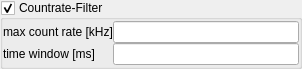
<?xml version="1.0" encoding="UTF-8"?>
<ui version="4.0">
 <class>Form</class>
 <widget class="QWidget" name="Form">
  <property name="geometry">
   <rect>
    <x>0</x>
    <y>0</y>
    <width>302</width>
    <height>69</height>
   </rect>
  </property>
  <property name="windowTitle">
   <string>Form</string>
  </property>
  <layout class="QVBoxLayout" name="verticalLayout">
   <property name="spacing">
    <number>0</number>
   </property>
   <property name="leftMargin">
    <number>0</number>
   </property>
   <property name="topMargin">
    <number>0</number>
   </property>
   <property name="rightMargin">
    <number>0</number>
   </property>
   <property name="bottomMargin">
    <number>0</number>
   </property>
   <item>
    <widget class="QGroupBox" name="groupBox_2">
     <property name="enabled">
      <bool>true</bool>
     </property>
     <property name="title">
      <string>Countrate-Filter</string>
     </property>
     <property name="checkable">
      <bool>true</bool>
     </property>
     <property name="checked">
      <bool>true</bool>
     </property>
     <layout class="QGridLayout" name="gridLayout_2">
      <property name="leftMargin">
       <number>0</number>
      </property>
      <property name="topMargin">
       <number>0</number>
      </property>
      <property name="rightMargin">
       <number>0</number>
      </property>
      <property name="bottomMargin">
       <number>0</number>
      </property>
      <property name="horizontalSpacing">
       <number>-1</number>
      </property>
      <property name="verticalSpacing">
       <number>0</number>
      </property>
      <item row="0" column="0">
       <widget class="QWidget" name="widget" native="true">
        <property name="enabled">
         <bool>true</bool>
        </property>
        <layout class="QVBoxLayout" name="verticalLayout_2">
         <property name="spacing">
          <number>0</number>
         </property>
         <property name="leftMargin">
          <number>0</number>
         </property>
         <property name="topMargin">
          <number>0</number>
         </property>
         <property name="rightMargin">
          <number>0</number>
         </property>
         <property name="bottomMargin">
          <number>0</number>
         </property>
         <item>
          <layout class="QGridLayout" name="gridLayout">
           <property name="spacing">
            <number>0</number>
           </property>
           <item row="0" column="1">
            <widget class="QLineEdit" name="lineEdit_6">
             <property name="text">
              <string/>
             </property>
            </widget>
           </item>
           <item row="1" column="0">
            <widget class="QLabel" name="label">
             <property name="text">
              <string>time window [ms]</string>
             </property>
            </widget>
           </item>
           <item row="0" column="0">
            <widget class="QLabel" name="label_5">
             <property name="text">
              <string>max count rate [kHz]</string>
             </property>
            </widget>
           </item>
           <item row="1" column="1">
            <widget class="QLineEdit" name="lineEdit_8">
             <property name="text">
              <string/>
             </property>
            </widget>
           </item>
          </layout>
         </item>
        </layout>
       </widget>
      </item>
     </layout>
    </widget>
   </item>
  </layout>
 </widget>
 <resources/>
 <connections>
  <connection>
   <sender>groupBox_2</sender>
   <signal>toggled(bool)</signal>
   <receiver>widget</receiver>
   <slot>setEnabled(bool)</slot>
   <hints>
    <hint type="sourcelabel">
     <x>208</x>
     <y>51</y>
    </hint>
    <hint type="destinationlabel">
     <x>139</x>
     <y>54</y>
    </hint>
   </hints>
  </connection>
 </connections>
</ui>
